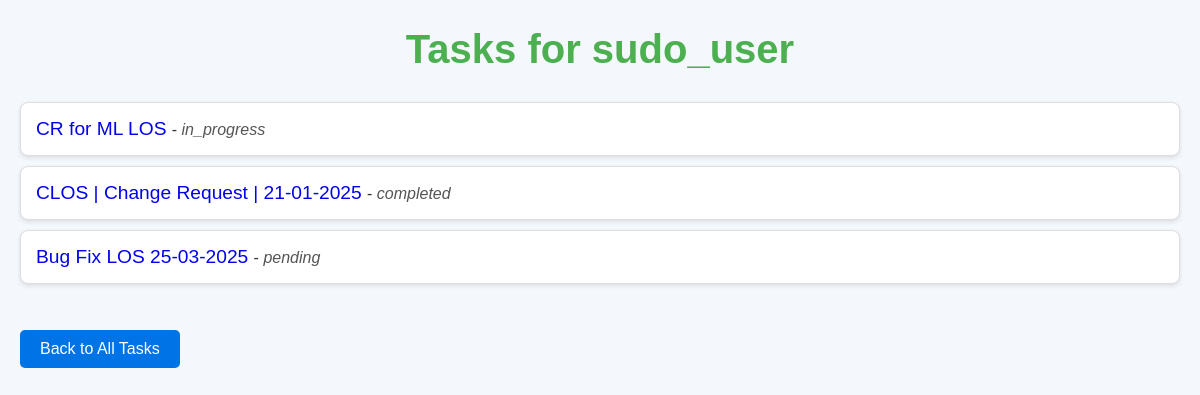
The page /tasks/user/sudo_user/ on the database its author committed.
### tasks/models.py (models this page shows, shortened)
class CustomUser(AbstractUser):
    name = models.CharField(max_length=255, null=True, blank=True)  # Optional name field
    email = models.EmailField(unique=True)  # Enforcing unique email
    mobile = models.CharField(
        max_length=15,
        unique=True,
        validators=[RegexValidator(regex=r'^\d{10,15}$', message="Enter a valid mobile number")]
    )

class Task(models.Model):
    STATUS_CHOICES = [
        ('pending', 'Pending'),
        ('in_progress', 'In Progress'),
        ('completed', 'Completed')
    ]
    name = models.CharField(max_length=255)
    description = models.TextField()
    created_at = models.DateTimeField(auto_now_add=True)
    task_type = models.CharField(max_length=100, null=True, blank=True)  # Optional
    completed_at = models.DateTimeField(null=True, blank=True)
    status = models.CharField(max_length=20, choices=STATUS_CHOICES, default='pending')
    assigned_users = models.ManyToManyField(CustomUser, related_name="tasks")  # Many users can be assigned

### tasks/views.py (the view)
# urls.py: path('tasks/user/<str:username>/', user_tasks_view, name='user-tasks-view'),
def user_tasks_view(request, username):
    user = get_object_or_404(CustomUser, username=username)
    tasks = user.tasks.all()
    return render(request, 'tasks/user_tasks.html', {'tasks': tasks, 'user': user})

### tasks/templates/tasks/user_tasks.html (shortened to what this page needs)
<!DOCTYPE html>
<html lang="en">
  <head>
  </head>
  <body>
    <h1>Tasks for {{ user.username }}</h1>
    <ul>
      {% for task in tasks %}
      <li>
        <div>
          <span class="task-name">
            <a href="{% url 'task-detail' task.name %}">{{ task.name }}</a>
          </span>
          - <span class="task-status">{{ task.status }}</span>
        </div>
      </li>
      {% empty %}
      <p class="no-tasks">No tasks assigned.</p>
      {% endfor %}
    </ul>
    <a href="{% url 'all-tasks' %}" class="back-link">Back to All Tasks</a>
  </body>
</html>

### tasks/templates/tasks/user_tasks.html (style rules this page uses)
a { text-decoration: none; }
body { font-family: Arial, sans-serif; background-color: #f4f7fc; margin: 20px; color: #333; }
h1 { text-align: center; color: #4caf50; font-size: 2.5em; margin-bottom: 30px; }
ul { list-style-type: none; padding: 0; }
li { background-color: #fff; border: 1px solid #ddd; margin: 10px 0; padding: 15px; border-radius: 8px; box-shadow: 0 2px 4px rgba(0, 0, 0, 0.1); display: flex; justify-content: space-between; align-items: center; }
.task-name { font-size: 1.2em; color: #0073e6; }
.task-status { font-style: italic; color: #555; }
.back-link { display: inline-block; background-color: #0073e6; color: white; padding: 10px 20px; text-decoration: none; border-radius: 5px; margin-top: 30px; text-align: center; }

### rows shown on the page
CustomUser: username "sudo_user"
Task: name "CR for ML LOS", status "in_progress"
Task: name "CLOS | Change Request | 21-01-2025", status "completed"
Task: name "Bug Fix LOS 25-03-2025", status "pending"
